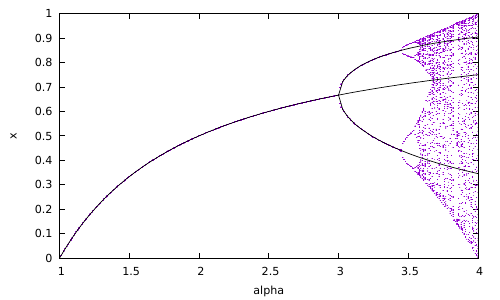

Here is the gnuplot script that generated this plot:
set terminal pdf
set output "dat/q1.pdf"

set xrange [1:4]
set yrange [*:*]

set xlabel "alpha"
set ylabel "x"

f(x)=(x-1)/x

g(x)=(x+(x*x)-(x*sqrt((x*x)-3-(2*x))))/(x*x*2)

h(x)=(x+(x*x)+(x*sqrt((x*x)-3-(2*x))))/(x*x*2)

plot "dat/q1.dat" ps 0.1 pt 7 notitle,\
    f(x) with lines notitle lc "#000000",\
    g(x) with lines notitle lc "#000000",\
    h(x) with lines notitle lc "#000000"